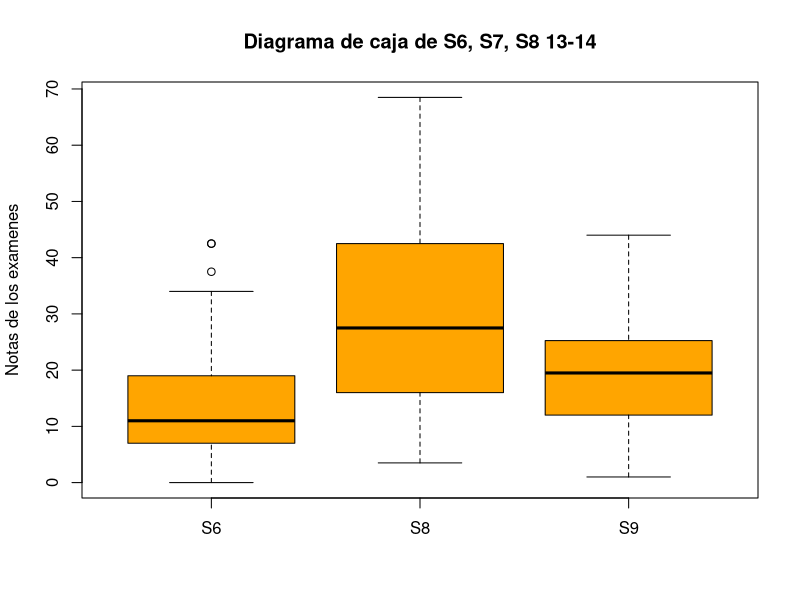
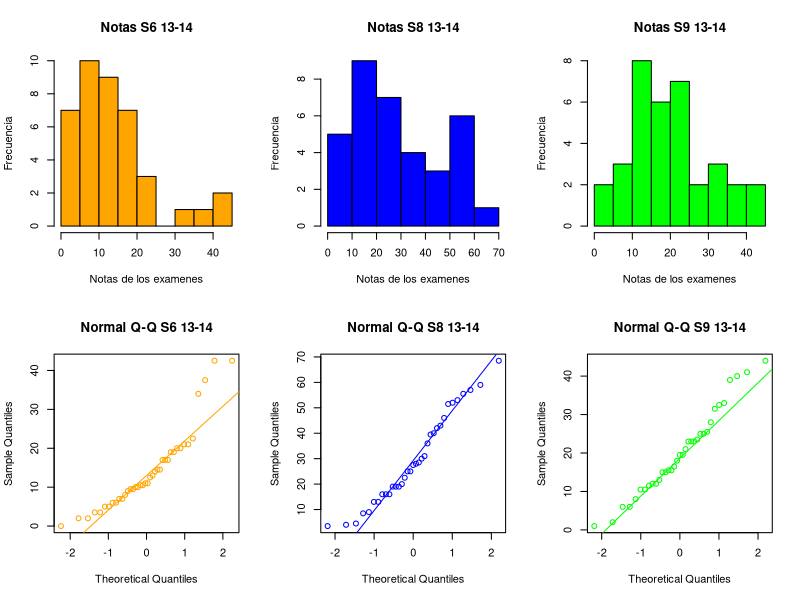
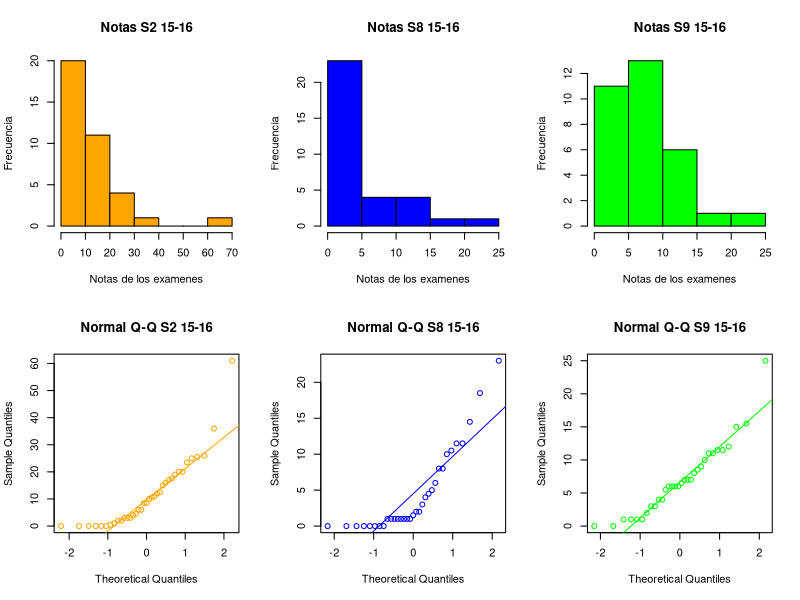

Write R code to recreate these figures, in order.
# Laboratorio 3 de Estad???stica
# Hecho por: Mar???a Victoria Jorge 11-10495

# Variables utilizadas: BPIV (Cantidad de preguntas buenas en f???sica 0-5), 
#                       BPV (Cantidad de preguntas buenas en qu???mica 0-5), 
#                       NT_EX (Nota del examen 0-90),
#                       MPIV (Cantidad de preguntas malas en f???sica 0-5) y
#                       MPV (Cantidad de preguntas malas en qu???mica 0-5)
datos <- read.table("Notas13-14.txt", header=T, fill = T)
datos2 <- read.table("Notas15-16.txt", header=T, fill = T)

#Dibujamos los diagramas de caja
boxplot(datos,main="Diagrama de caja de S6, S7, S8 13-14",col = "orange",ylab="Notas de los examenes")

##### 13-14
# Evaluamos si s6, s8 y s9 13-14 se distribuye normal
par(mfrow=c(2,3))
hist(datos$S6,main="Notas S6 13-14", col="orange",xlab = "Notas de los examenes",ylab = "Frecuencia")
hist(datos$S8,main="Notas S8 13-14", col="blue",xlab = "Notas de los examenes",ylab = "Frecuencia")
hist(datos$S9,main="Notas S9 13-14", col="green",xlab = "Notas de los examenes",ylab = "Frecuencia")
qqnorm(datos$S6,main="Normal Q-Q S6 13-14", col="orange")
qqline(datos$S6, col="orange")
qqnorm(datos$S8,main="Normal Q-Q S8 13-14", col="blue")
qqline(datos$S8, col="blue")
qqnorm(datos$S9,main="Normal Q-Q S9 13-14", col="green")
qqline(datos$S9, col="green")


# Evaluamos si S2, s8 y s9 15-16 se distribuye normal
par(mfrow=c(2,3))
hist(datos2$S2,main="Notas S2 15-16", col="orange",xlab = "Notas de los examenes",ylab = "Frecuencia")
hist(datos2$S8,main="Notas S8 15-16", col="blue",xlab = "Notas de los examenes",ylab = "Frecuencia")
hist(datos2$S9,main="Notas S9 15-16", col="green",xlab = "Notas de los examenes",ylab = "Frecuencia")
qqnorm(datos2$S2,main="Normal Q-Q S2 15-16", col="orange")
qqline(datos2$S2, col="orange")
qqnorm(datos2$S8,main="Normal Q-Q S8 15-16", col="blue")
qqline(datos2$S8, col="blue")
qqnorm(datos2$S9,main="Normal Q-Q S9 15-16", col="green")
qqline(datos2$S9, col="green")


# Intervalos de Confianza